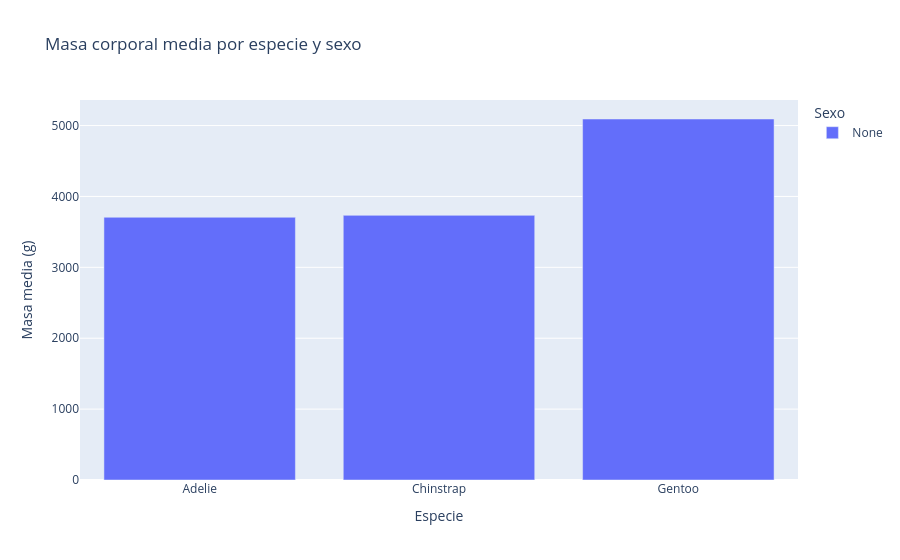

This figure's notebook cell:
### Markdown cell above
**Celda 13: Visualizar Resultados con Plotly**

### Code cell
import plotly.express as px

# Consulta con resultado para visualizar
df_resultado = consultar("¿Cuál es la masa corporal media por especie y sexo?")

# Visualizar el resultado con Plotly
fig = px.bar(
    df_resultado,
    x='especie',
    y='masa_media',
    color='sexo',
    barmode='group',
    title="Masa corporal media por especie y sexo",
    labels={'masa_media': 'Masa media (g)', 'especie': 'Especie', 'sexo': 'Sexo'}
)
fig.show()

### Figure 1 — Plotly figure (JSON) as saved in the notebook; plotly's stock layout.template omitted (floating-point values rounded to 4 significant figures)
{"data": [{"alignmentgroup": "True", "hovertemplate": "Sexo=None<br>Especie=%{x}<br>Masa media (g)=%{y}<extra></extra>", "legendgroup": "None", "marker": {"color": "#636efa", "pattern": {"shape": ""}}, "name": "None", "offsetgroup": "None", "orientation": "v", "showlegend": true, "textposition": "auto", "type": "bar", "x": ["Adelie", "Chinstrap", "Gentoo"], "xaxis": "x", "y": [3706.0, 3733.0, 5092.0], "yaxis": "y"}], "layout": {"barmode": "group", "legend": {"title": {"text": "Sexo"}, "tracegroupgap": 0}, "title": {"text": "Masa corporal media por especie y sexo"}, "xaxis": {"anchor": "y", "domain": [0, 1], "title": {"text": "Especie"}}, "yaxis": {"anchor": "x", "domain": [0, 1], "title": {"text": "Masa media (g)"}}}}
